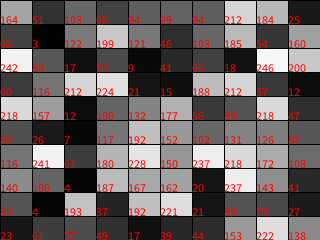
Frame 1 (no input)
Frame 60 (the mouse pressed at the canvas centre just before this capture): identical to frame 1, image omitted
Frame 120 (the mouse held since frame 60 and released just before this capture): identical to frame 1, image omitted

The Processing sketch that drew this single still picture (run headless with seeded random() and noise(); from frame 60 on, the mouse is pressed at the canvas centre):

// Processing sketch: Class13_ArrayRectangles
// ── Class13_ArrayRectangles.pde
// drawing a grid of rectangles with individual values
// very similar to using lines
// except now you need to use nested for loops
// and 2d arrays.

// make one 2D array
int[][] arrayXY;

// define the row and column size
int rowsX, colsY;

// define the grid size
int arrayTotal, rowsXSize, colsYSize;

void setup() {
  size(320, 240);

  // define the size of the row and column
  rowsX = 10;
  colsY = 10;

  // define the total number of arrays and row/column sizes
  arrayTotal = rowsX * colsY;
  rowsXSize = width/rowsX;
  colsYSize = height/colsY;

  // and make the arrays
  arrayXY = new int[arrayTotal][arrayTotal];

  // add values to the arrays in a nested for loop
  for (int i = 0; i < rowsX; i++) {
    for (int j = 0; j < colsY; j++) {
      arrayXY[i][j] = int(random(0, 255));
    }
  }
}

void draw() {
  // use a nested for loop again to draw
  for (int i = 0; i < rowsX; i++) {
    for (int j = 0; j < colsY; j++) {
      fill(arrayXY[i][j]);
      rect((i*rowsXSize),(j*colsYSize),rowsXSize,colsYSize);
      
      fill(255,0,0);
      text(arrayXY[i][j],(i*rowsXSize),(j*colsYSize)+colsYSize);
    }
  }
}
